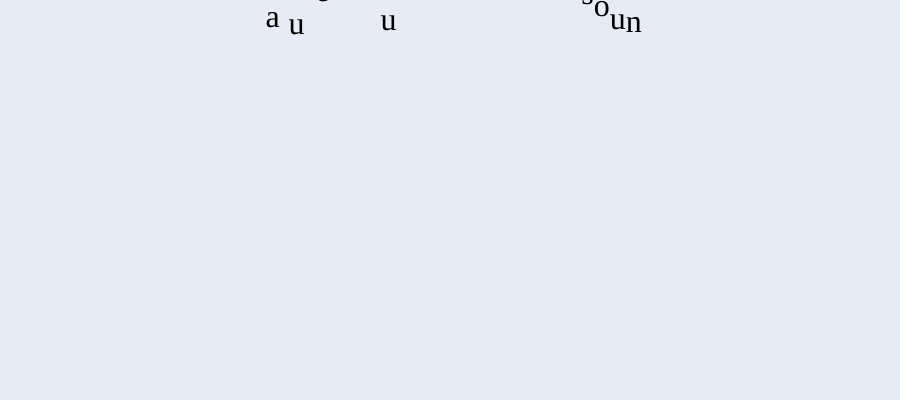
Frame 1 (no input)
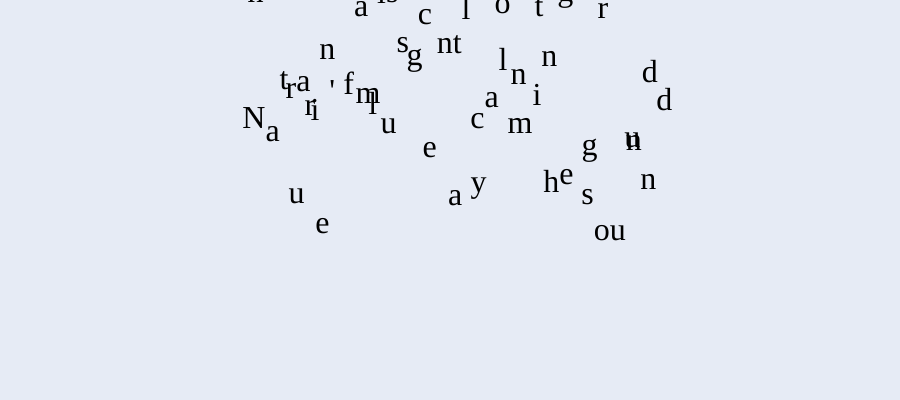
Frame 60 (no input)
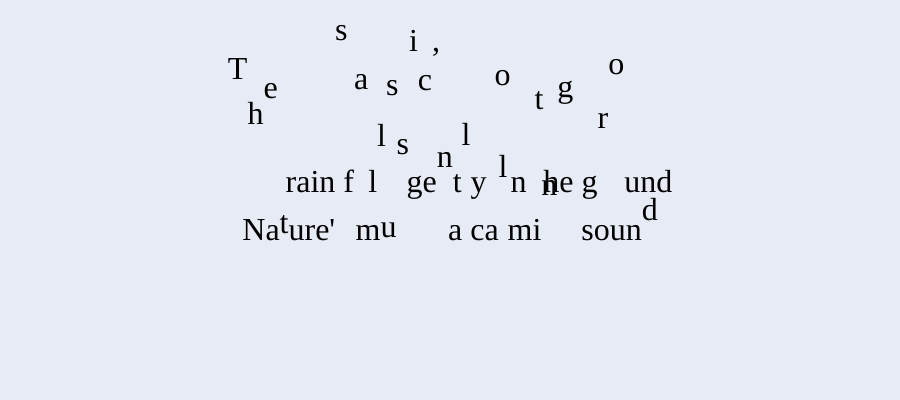
Frame 120 (the mouse pressed at the canvas centre since frame 60)

The p5.js sketch that drew these frames (run headless with seeded random() and noise() and a simulated clock; from frame 60 on, the mouse is pressed at the canvas centre):

// p5.js sketch
// ── sketch.js
let sentence = "The rain falls gently on the ground\nNature's music, a calming sound";
let letters = [];
let finalFontSize = 32;
let dropHeight = 150;

function setup() {
  createCanvas(900, 400);
  textFont('Georgia');
  textAlign(LEFT, BASELINE); // Using BASELINE alignment
  fill(0);
  
  // Calculate positions based on the final font size
  textSize(finalFontSize);
  let lines = sentence.split('\n');
  let lineHeight = finalFontSize * 1.5;
  // Calculate center position for text block
  let startY = height / 2 - ((lines.length - 1) * lineHeight) / 2 + finalFontSize/2;
  
  // Process each line
  for (let i = 0; i < lines.length; i++) {
    let line = lines[i];
    let lineWidth = textWidth(line);
    let startX = (width - lineWidth) / 2;
    // Each line has the same baseline y-coordinate for all letters
    let y = startY + i * lineHeight;
    
    // Create letter objects for this line
    for (let j = 0; j < line.length; j++) {
      let ch = line[j];
      let chWidth = textWidth(ch);
      
      letters.push({
        char: ch,
        x: startX,
        y: y - dropHeight - random(50, 200),
        targetX: startX,
        targetY: y,
        size: finalFontSize, // Use consistent size
        speed: random(1, 4),
        settled: false,
        // Add line and position information for debugging
        line: i,
        position: j
      });
      
      startX += chWidth;
    }
  }
}

function draw() {
  background(230, 235, 245);
  
  // Draw guidelines for debugging (optional)
  // stroke(200, 0, 0, 50);
  // line(0, letters[0].targetY, width, letters[0].targetY);
  // if (letters.length > 20) {
  //   line(0, letters[20].targetY, width, letters[20].targetY);
  // }
  
  // Set consistent size for drawing
  textSize(finalFontSize);
  
  // Draw each letter
  for (let letter of letters) {
    if (!letter.settled) {
      // Falling process - each letter falls straight down
      letter.y += letter.speed;
      
      // When letter reaches or exceeds its target Y position
      if (letter.y >= letter.targetY) {
        // Snap directly to target position
        letter.y = letter.targetY;
        letter.settled = true;
      }
    }
    
    // Always use the final font size for consistent display
    text(letter.char, letter.x, letter.y);
  }
}
